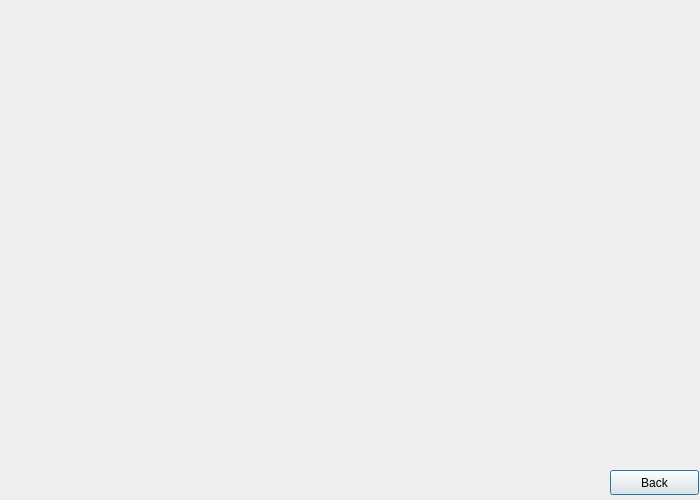
<?xml version="1.0" encoding="UTF-8"?>
<ui version="4.0">
 <class>game</class>
 <widget class="QDialog" name="game">
  <property name="geometry">
   <rect>
    <x>0</x>
    <y>0</y>
    <width>700</width>
    <height>500</height>
   </rect>
  </property>
  <property name="windowTitle">
   <string>Classic Draughts</string>
  </property>
  <widget class="QWidget" name="layoutWidget">
   <property name="geometry">
    <rect>
     <x>0</x>
     <y>0</y>
     <width>701</width>
     <height>411</height>
    </rect>
   </property>
   <layout class="QVBoxLayout" name="verticalLayout">
    <property name="spacing">
     <number>0</number>
    </property>
    <item>
     <layout class="QHBoxLayout" name="horizontalLayout">
      <item>
       <widget class="QLabel" name="label11">
        <property name="enabled">
         <bool>true</bool>
        </property>
        <property name="text">
         <string/>
        </property>
       </widget>
      </item>
      <item>
       <widget class="QLabel" name="label12">
        <property name="text">
         <string/>
        </property>
       </widget>
      </item>
      <item>
       <widget class="QLabel" name="label13">
        <property name="text">
         <string/>
        </property>
       </widget>
      </item>
      <item>
       <widget class="QLabel" name="label14">
        <property name="text">
         <string/>
        </property>
       </widget>
      </item>
      <item>
       <widget class="QLabel" name="label15">
        <property name="text">
         <string/>
        </property>
       </widget>
      </item>
      <item>
       <widget class="QLabel" name="label16">
        <property name="text">
         <string/>
        </property>
       </widget>
      </item>
      <item>
       <widget class="QLabel" name="label17">
        <property name="text">
         <string/>
        </property>
       </widget>
      </item>
      <item>
       <widget class="QLabel" name="label18">
        <property name="text">
         <string/>
        </property>
       </widget>
      </item>
     </layout>
    </item>
    <item>
     <layout class="QHBoxLayout" name="horizontalLayout_2">
      <item>
       <widget class="QLabel" name="label21">
        <property name="text">
         <string/>
        </property>
       </widget>
      </item>
      <item>
       <widget class="QLabel" name="label22">
        <property name="text">
         <string/>
        </property>
       </widget>
      </item>
      <item>
       <widget class="QLabel" name="label23">
        <property name="text">
         <string/>
        </property>
       </widget>
      </item>
      <item>
       <widget class="QLabel" name="label24">
        <property name="text">
         <string/>
        </property>
       </widget>
      </item>
      <item>
       <widget class="QLabel" name="label25">
        <property name="text">
         <string/>
        </property>
       </widget>
      </item>
      <item>
       <widget class="QLabel" name="label26">
        <property name="text">
         <string/>
        </property>
       </widget>
      </item>
      <item>
       <widget class="QLabel" name="label27">
        <property name="text">
         <string/>
        </property>
       </widget>
      </item>
      <item>
       <widget class="QLabel" name="label28">
        <property name="text">
         <string/>
        </property>
       </widget>
      </item>
     </layout>
    </item>
    <item>
     <layout class="QHBoxLayout" name="horizontalLayout_3">
      <item>
       <widget class="QLabel" name="label31">
        <property name="text">
         <string/>
        </property>
       </widget>
      </item>
      <item>
       <widget class="QLabel" name="label32">
        <property name="text">
         <string/>
        </property>
       </widget>
      </item>
      <item>
       <widget class="QLabel" name="label33">
        <property name="text">
         <string/>
        </property>
       </widget>
      </item>
      <item>
       <widget class="QLabel" name="label34">
        <property name="text">
         <string/>
        </property>
       </widget>
      </item>
      <item>
       <widget class="QLabel" name="label35">
        <property name="text">
         <string/>
        </property>
       </widget>
      </item>
      <item>
       <widget class="QLabel" name="label36">
        <property name="text">
         <string/>
        </property>
       </widget>
      </item>
      <item>
       <widget class="QLabel" name="label37">
        <property name="text">
         <string/>
        </property>
       </widget>
      </item>
      <item>
       <widget class="QLabel" name="label38">
        <property name="text">
         <string/>
        </property>
       </widget>
      </item>
     </layout>
    </item>
    <item>
     <layout class="QHBoxLayout" name="horizontalLayout_4">
      <item>
       <widget class="QLabel" name="label41">
        <property name="text">
         <string/>
        </property>
       </widget>
      </item>
      <item>
       <widget class="QLabel" name="label42">
        <property name="text">
         <string/>
        </property>
       </widget>
      </item>
      <item>
       <widget class="QLabel" name="label43">
        <property name="text">
         <string/>
        </property>
       </widget>
      </item>
      <item>
       <widget class="QLabel" name="label44">
        <property name="text">
         <string/>
        </property>
       </widget>
      </item>
      <item>
       <widget class="QLabel" name="label45">
        <property name="text">
         <string/>
        </property>
       </widget>
      </item>
      <item>
       <widget class="QLabel" name="label46">
        <property name="text">
         <string/>
        </property>
       </widget>
      </item>
      <item>
       <widget class="QLabel" name="label47">
        <property name="text">
         <string/>
        </property>
       </widget>
      </item>
      <item>
       <widget class="QLabel" name="label48">
        <property name="text">
         <string/>
        </property>
       </widget>
      </item>
     </layout>
    </item>
    <item>
     <layout class="QHBoxLayout" name="horizontalLayout_5">
      <item>
       <widget class="QLabel" name="label51">
        <property name="text">
         <string/>
        </property>
       </widget>
      </item>
      <item>
       <widget class="QLabel" name="label52">
        <property name="text">
         <string/>
        </property>
       </widget>
      </item>
      <item>
       <widget class="QLabel" name="label53">
        <property name="text">
         <string/>
        </property>
       </widget>
      </item>
      <item>
       <widget class="QLabel" name="label54">
        <property name="text">
         <string/>
        </property>
       </widget>
      </item>
      <item>
       <widget class="QLabel" name="label55">
        <property name="text">
         <string/>
        </property>
       </widget>
      </item>
      <item>
       <widget class="QLabel" name="label56">
        <property name="text">
         <string/>
        </property>
       </widget>
      </item>
      <item>
       <widget class="QLabel" name="label57">
        <property name="text">
         <string/>
        </property>
       </widget>
      </item>
      <item>
       <widget class="QLabel" name="label58">
        <property name="text">
         <string/>
        </property>
       </widget>
      </item>
     </layout>
    </item>
    <item>
     <layout class="QHBoxLayout" name="horizontalLayout_6">
      <item>
       <widget class="QLabel" name="label61">
        <property name="text">
         <string/>
        </property>
       </widget>
      </item>
      <item>
       <widget class="QLabel" name="label62">
        <property name="text">
         <string/>
        </property>
       </widget>
      </item>
      <item>
       <widget class="QLabel" name="label63">
        <property name="text">
         <string/>
        </property>
       </widget>
      </item>
      <item>
       <widget class="QLabel" name="label64">
        <property name="text">
         <string/>
        </property>
       </widget>
      </item>
      <item>
       <widget class="QLabel" name="label65">
        <property name="text">
         <string/>
        </property>
       </widget>
      </item>
      <item>
       <widget class="QLabel" name="label66">
        <property name="text">
         <string/>
        </property>
       </widget>
      </item>
      <item>
       <widget class="QLabel" name="label67">
        <property name="text">
         <string/>
        </property>
       </widget>
      </item>
      <item>
       <widget class="QLabel" name="label68">
        <property name="text">
         <string/>
        </property>
       </widget>
      </item>
     </layout>
    </item>
    <item>
     <layout class="QHBoxLayout" name="horizontalLayout_7">
      <item>
       <widget class="QLabel" name="label71">
        <property name="text">
         <string/>
        </property>
       </widget>
      </item>
      <item>
       <widget class="QLabel" name="label72">
        <property name="text">
         <string/>
        </property>
       </widget>
      </item>
      <item>
       <widget class="QLabel" name="label73">
        <property name="text">
         <string/>
        </property>
       </widget>
      </item>
      <item>
       <widget class="QLabel" name="label74">
        <property name="text">
         <string/>
        </property>
       </widget>
      </item>
      <item>
       <widget class="QLabel" name="label75">
        <property name="text">
         <string/>
        </property>
       </widget>
      </item>
      <item>
       <widget class="QLabel" name="label76">
        <property name="text">
         <string/>
        </property>
       </widget>
      </item>
      <item>
       <widget class="QLabel" name="label77">
        <property name="text">
         <string/>
        </property>
       </widget>
      </item>
      <item>
       <widget class="QLabel" name="label78">
        <property name="text">
         <string/>
        </property>
       </widget>
      </item>
     </layout>
    </item>
    <item>
     <layout class="QHBoxLayout" name="horizontalLayout_8">
      <item>
       <widget class="QLabel" name="label81">
        <property name="text">
         <string/>
        </property>
       </widget>
      </item>
      <item>
       <widget class="QLabel" name="label82">
        <property name="text">
         <string/>
        </property>
       </widget>
      </item>
      <item>
       <widget class="QLabel" name="label83">
        <property name="text">
         <string/>
        </property>
       </widget>
      </item>
      <item>
       <widget class="QLabel" name="label84">
        <property name="text">
         <string/>
        </property>
       </widget>
      </item>
      <item>
       <widget class="QLabel" name="label85">
        <property name="text">
         <string/>
        </property>
       </widget>
      </item>
      <item>
       <widget class="QLabel" name="label86">
        <property name="text">
         <string/>
        </property>
       </widget>
      </item>
      <item>
       <widget class="QLabel" name="label87">
        <property name="text">
         <string/>
        </property>
       </widget>
      </item>
      <item>
       <widget class="QLabel" name="label88">
        <property name="text">
         <string/>
        </property>
       </widget>
      </item>
     </layout>
    </item>
   </layout>
  </widget>
  <widget class="QLabel" name="labelTurn">
   <property name="geometry">
    <rect>
     <x>120</x>
     <y>440</y>
     <width>231</width>
     <height>31</height>
    </rect>
   </property>
   <property name="text">
    <string/>
   </property>
  </widget>
  <widget class="QPushButton" name="pushButton">
   <property name="geometry">
    <rect>
     <x>610</x>
     <y>470</y>
     <width>89</width>
     <height>25</height>
    </rect>
   </property>
   <property name="text">
    <string>Back</string>
   </property>
  </widget>
 </widget>
 <resources/>
 <connections/>
</ui>
